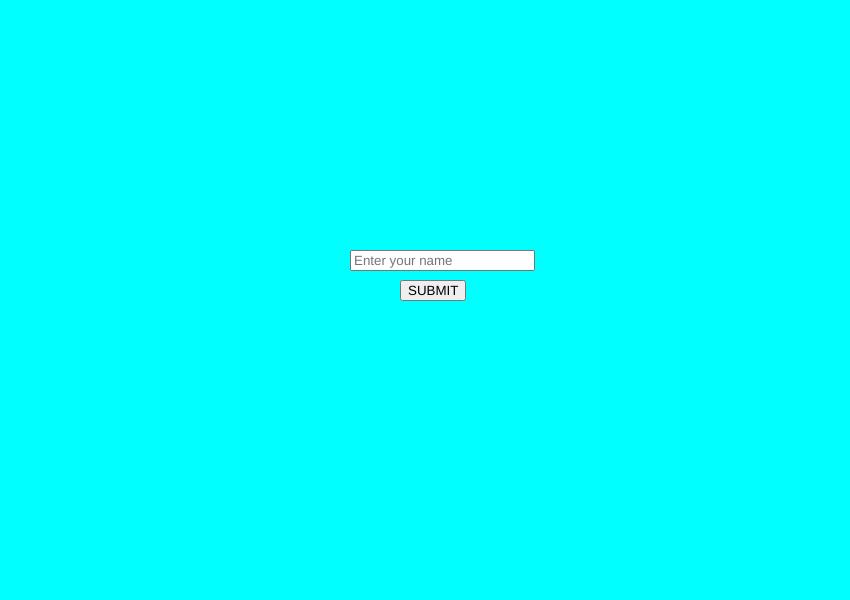
Frame 1 (no input)
Frame 60 (no input): identical to frame 1, image omitted
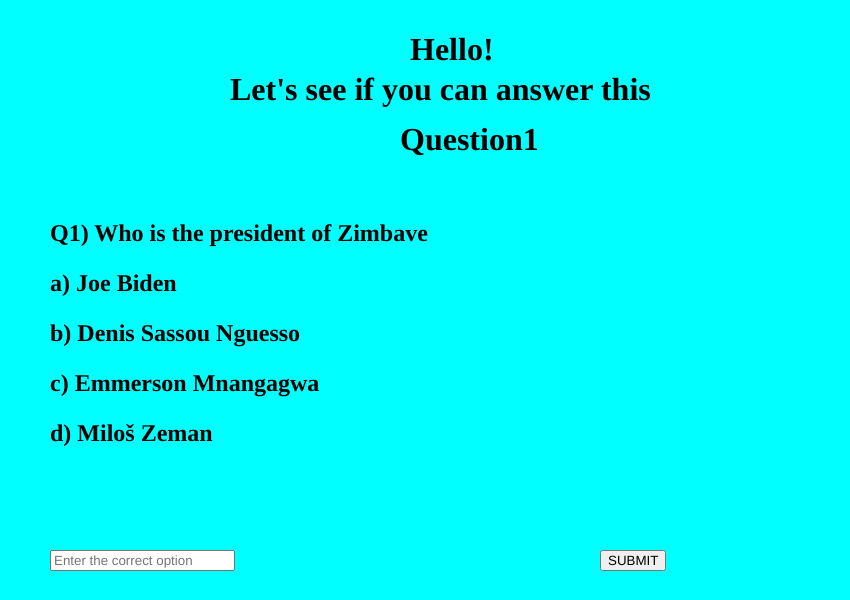
Frame 120 (the mouse pressed at the canvas centre since frame 60)

The p5.js sketch that drew these frames (run headless with seeded random() and noise() and a simulated clock; from frame 60 on, the mouse is pressed at the canvas centre):

// p5.js sketch
// ── sketch.js
function setup(){
createCanvas(850,600);
input=createInput().attribute("placeholder", "Enter your name ")
input.position(350,250)
bP=createButton("SUBMIT")
bP.position(400,280)
bP.mousePressed(logic)



}
function draw(){
background("cyan");

  
}
function logic(){
input.hide()
bP.hide()
H=createElement("h1")
H.html("Hello! "+input.value() )
H.position(410,10)
A=createElement("h1")
A.html("Let's see if you can answer this")
A.position(230,50)
B=createElement("h1")
B.html("Question1")
B.position(400,100)
C=createElement("h2")
C.html("Q1) Who is the president of Zimbave")
C.position(50,200)
D=createElement("h2")
D.html("a) Joe Biden")
D.position(50,250)
E=createElement("h2")
E.html("b) Denis Sassou Nguesso")
E.position(50,300)
G=createElement("h2")
G.html("c) Emmerson Mnangagwa")
G.position(50,350)
I=createElement("h2")
I.html("d) Miloš Zeman")
I.position(50,400)
output=createInput().attribute("placeholder", "Enter the correct option")
output.position(50,550)   
bp=createButton("SUBMIT")
bp.position(600,550)
bp.mousePressed(logic2)
}
function logic2(){
H.hide()
A.hide()
B.hide()
C.hide()
D.hide()
E.hide()
G.hide()
I.hide()
bp.hide()
output.hide()
W=createElement("h1")
W.html("YOUR ANSWER")
W.position(100,100)
Q=createElement("h2")
Q.html("Q1) "+output.value())
Q.position(100,150)
S=createElement("h1")
S.html("CORRECT ANSWER")
S.position(100,300)
E=createElement("h2")
E.html("Q1) c")
E.position(100,350)
next=createButton("Next")
next.position(650,450)
next.mousePressed(logic3)
}

function logic3(){
H.hide()
A.hide()
B.hide()
C.hide()
D.hide()
E.hide()
G.hide()
I.hide()
bp.hide()
output.hide()
W.hide()
Q.hide()
S.hide()
E.hide()
D.hide()
next.hide()
H=createElement("h1")
H.html("Hello! "+input.value() )
H.position(410,10)
A=createElement("h1")
A.html("Let's see if you can answer this")
A.position(230,50)
B=createElement("h1")
B.html("Question2")
B.position(400,100)
C=createElement("h2")
C.html("Q1) Who is the president of India")
C.position(50,200)
D=createElement("h2")
D.html("a) Ram Nath Kovind")
D.position(50,250)
E=createElement("h2")
E.html("b) Narendra Modi")
E.position(50,300)
G=createElement("h2")
G.html("c) Rajnath Singh")
G.position(50,350)
I=createElement("h2")
I.html("d) Pranab Mukherjee")
I.position(50,400)
output=createInput().attribute("placeholder", "Enter the correct option")
output.position(50,550)   
bp=createButton("SUBMIT")
bp.position(600,550)
bp.mousePressed(logic4)
}

function logic4(){
    H.hide()
    A.hide()
    B.hide()
    C.hide()
    D.hide()
    E.hide()
    G.hide()
    I.hide()
    bp.hide()
    output.hide()
    W=createElement("h1")
    W.html("YOUR ANSWER")
    W.position(100,100)
    Q=createElement("h2")
    Q.html("Q2) "+output.value())
    Q.position(100,150)
    S=createElement("h1")
    S.html("CORRECT ANSWER")
    S.position(100,300)
    E=createElement("h2")
    E.html("Q2) a")
    E.position(100,350)
    D=createElement("h1")
    D.html("THANK YOU FOR ATTENDING OUR QUIZ")
    D.position(50,500)
    }
